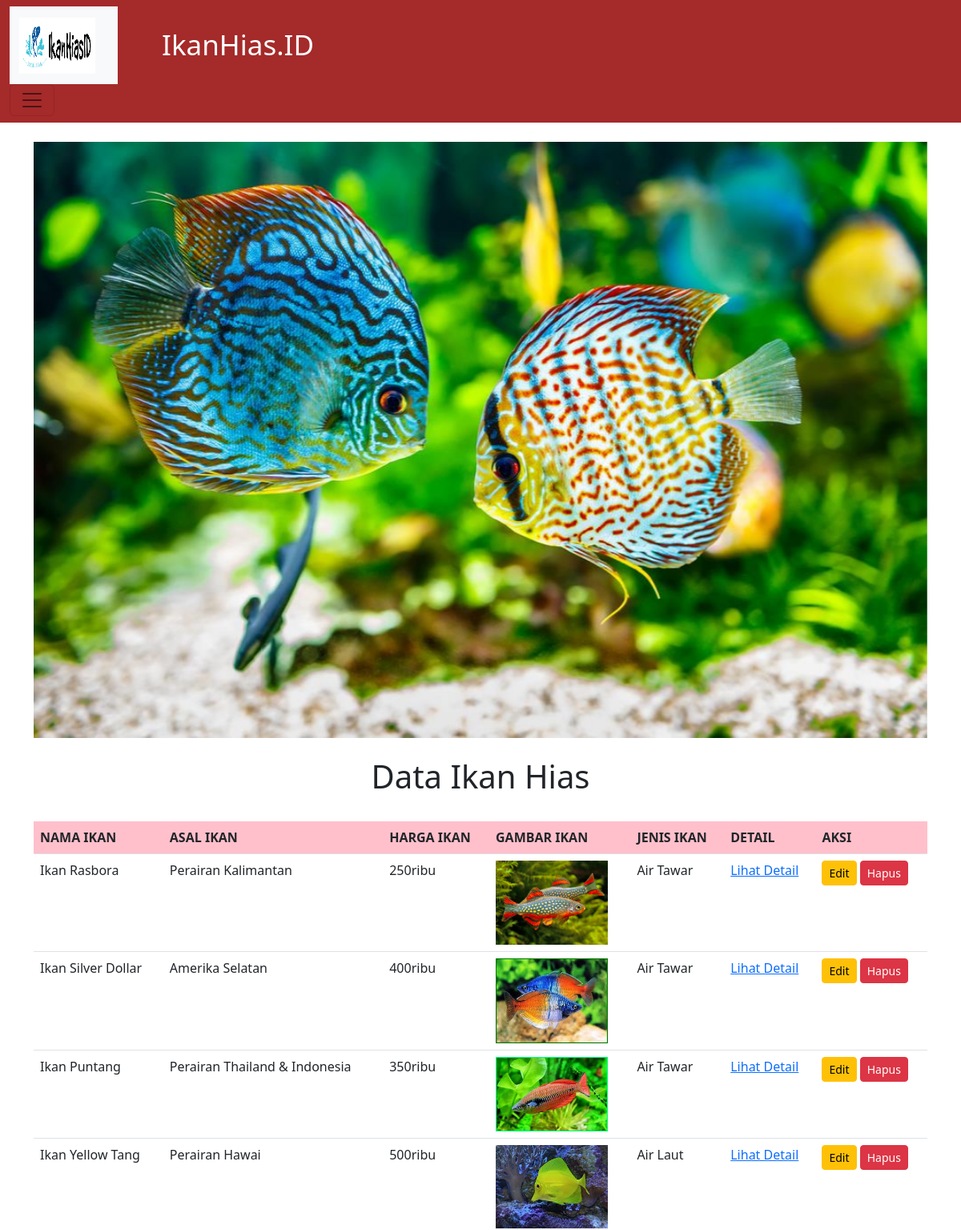
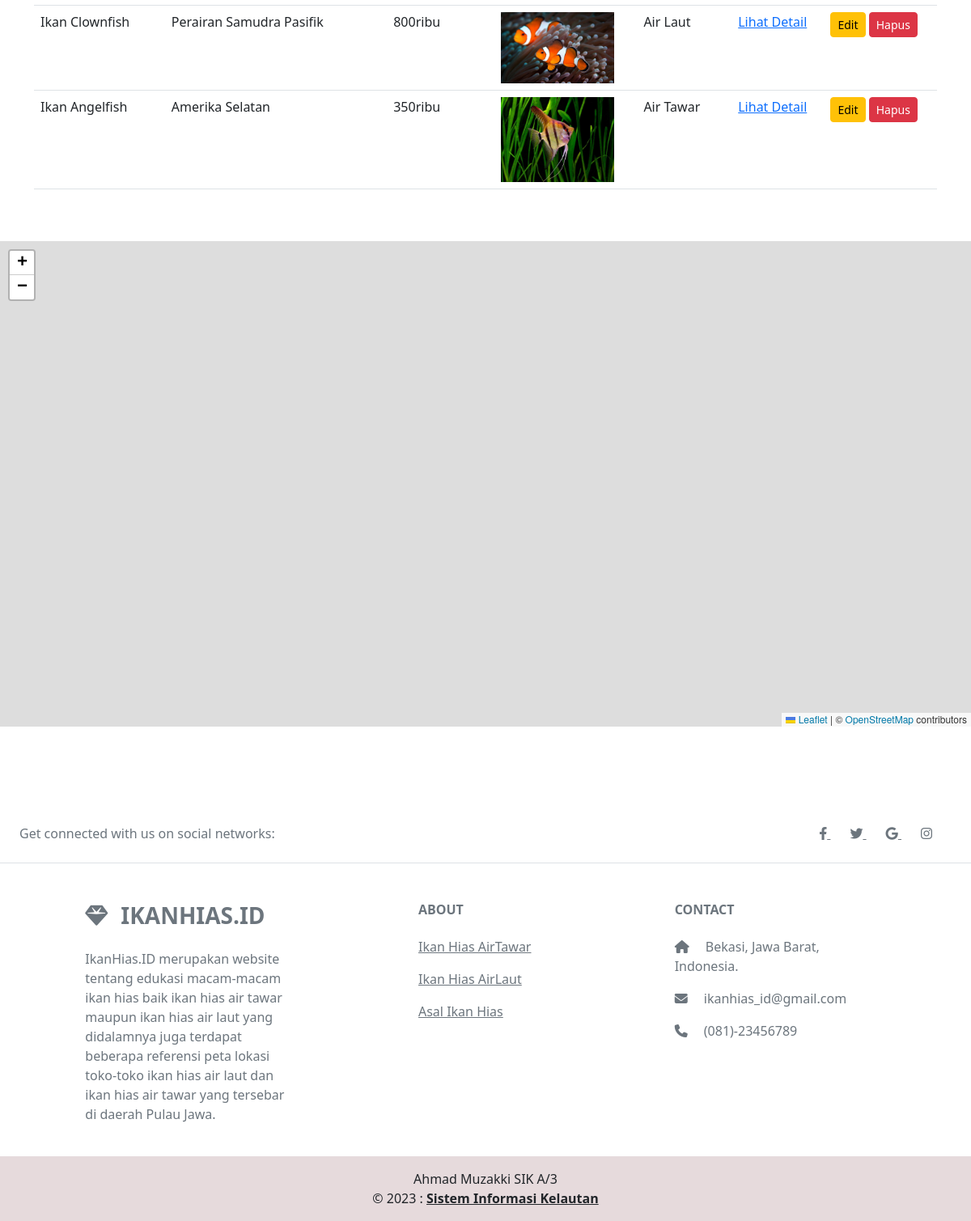
Screenshot of /halamandata/ (signed in) with the database file from the repository (2 pictures, top to bottom).
### ikanhias_app/models.py (models this page shows, shortened)
class ikan_hias(models.Model):
    nama_ikan = models.CharField(max_length=50)
    asal_ikan = models.CharField(max_length=40)
    harga = models.IntegerField(null=True)
    gambar = models.CharField(max_length=70, null=True)
    jenis_id = models.ForeignKey(jenis, on_delete=models.CASCADE, null=True)
    penjelasan = models.TextField(null=True)

class jenis(models.Model):
    nama = models.CharField(max_length=9)
    keterangan = models.TextField()
    def __str__(self):
        return self.nama

### ikanhias_app/views.py (the view)
# urls.py: path("halamandata/", halamandata, name='halamandata'),
@login_required(login_url=settings.LOGIN_URL)
def halamandata(request):
    fish = ikan_hias.objects.all()
    data = {
        'Title' : "Halaman Data Ikan Hias",
        'Heading' : "Data Ikan Hias",
        'fish' : fish,
    }
    return render(request, "halamandata.html", data)

### ikanhias_app/templates/halamandata.html
{% extends 'base.html' %}
{% load static %}
{% block content %}
   <center><h1>{{ Heading }}</h1> <br></center>
    <table class="table" >
        <thead style="background-color: pink;">
          <tr>
            <th scope="col">NAMA IKAN</th>
            <th scope="col">ASAL IKAN</th>
            <th scope="col">HARGA IKAN</th>
            <th scope="col">GAMBAR IKAN</th>
            <th scope="col">JENIS IKAN</th>
            <th scope="col">DETAIL</th>
            <th scope="col">AKSI</th>
          </tr>
        </thead>
        <tbody>
            {% for ikan_hias in fish %}
          <tr>
            <td>{{ikan_hias.nama_ikan}}</td>
            <td>{{ikan_hias.asal_ikan}}</td>
            <td>{{ikan_hias.harga}}ribu </td>
            <td><img src=" {% static ikan_hias.gambar %}" width="140" alt=""></td>
            <td>{{ikan_hias.jenis_id}}</td>
            <td><a href="{{ikan_hias.pk}}">Lihat Detail</a></td>
            <td>
              <a class="btn btn-sm btn-warning" href="/tambahikanhias/"{{ikan_hias.pk}}" role="button">Edit</a>
              <a class="btn btn-sm btn-danger" href=""  role="button" >Hapus</a>
            </td>
          </tr>
            {% endfor %}
        </tbody>
      </table>
      <br><br>
    </div>
    <div id="peta" style="weight: 100%; height: 600px;"></div><br><br><br>
{% endblock %}

### templates/base.html (shortened to what this page needs)
{% load static %}
<!doctype html>
<html lang="en">
  <head>
    <link href="https://cdn.jsdelivr.net/npm/bootstrap@5.2.2/dist/css/bootstrap.min.css" rel="stylesheet">
    <link rel="stylesheet" href="https://unpkg.com/leaflet@1.9.3/dist/leaflet.css"/>
    <link rel="stylesheet" type="text/css" href="https://cdnjs.cloudflare.com/ajax/libs/font-awesome/6.2.0/css/all.min.css">
  </head>
  <body>
    <nav class="navbar" style="background-color: brown;">
      <div class="container-fluid">
      <nav class="navbar bg-light">
        <div class="container-fluid">
          <a class="navbar-brand" href="#">
            <img src="{% static 'logoikan.png' %} " alt="Logo" width="95" height="70" class=" align-text-top">
          </a>
        </div>
      </nav>
        <a class="navbar-brand" href="/halamandata" style="color: white; padding-right: 780px; font-size: 35px;"> IkanHias.ID </a>
        <button class="navbar-toggler" type="button" data-bs-toggle="collapse" data-bs-target="#navbarSupportedContent" aria-controls="navbarSupportedContent" aria-expanded="false" aria-label="Toggle navigation">
          <span class="navbar-toggler-icon"></span>
        </button>
      </div>
    </nav>
    <br>
    <div class="container">
    <div id="carouselExampleSlidesOnly" class="carousel slide" data-bs-ride="carousel">
      <div class="carousel-inner">
        <div class="carousel-item active">
          <img src="{% static 'ikan.jpg' %}" class="d-block w-100" alt="...">
          </div>
        </div>
      </div><br>
    {% block content %}
    {% endblock %}
      <br>
<footer class="text-center text-lg-start bg-white text-muted">
  <section class="d-flex justify-content-center justify-content-lg-between p-4 border-bottom">
    <div class="me-5 d-none d-lg-block">
      <span>Get connected with us on social networks:</span>
    </div>
    <div>
      <a href="" class="me-4 link-secondary">
        <i class="fab fa-facebook-f"></i>
      </a>
      <a href="" class="me-4 link-secondary">
        <i class="fab fa-twitter"></i>
      </a>
      <a href="" class="me-4 link-secondary">
        <i class="fab fa-google"></i>
      </a>
      <a href="" class="me-4 link-secondary">
        <i class="fab fa-instagram"></i>
      </a>
    </div>
  </section>
  <section class="">
    <div class="container text-center text-md-start mt-5">
      <div class="row mt-3">
        <div class="col-md-3 col-lg-4 col-xl-3 mx-auto mb-4">
          <h3 class="text-uppercase fw-bold mb-4">
            <i class="fas fa-gem me-3 text-secondary"></i>IkanHias.ID
          </h3>
          <p>
            IkanHias.ID merupakan website tentang edukasi macam-macam ikan hias baik ikan hias air tawar maupun ikan hias air laut yang didalamnya juga terdapat beberapa referensi peta lokasi toko-toko ikan hias air laut dan ikan hias air tawar yang tersebar
            di daerah Pulau Jawa.
          </p>
        </div>
        <div class="col-md-2 col-lg-2 col-xl-2 mx-auto mb-4">
          <h6 class="text-uppercase fw-bold mb-4">
            About
          </h6>
          <p>
            <a href="/halamandata" class="text-reset">Ikan Hias AirTawar</a>
          </p>
          <p>
            <a href="/halamandata" class="text-reset">Ikan Hias AirLaut</a>
          </p>
          <p>
            <a href="/halamandata" class="text-reset">Asal Ikan Hias</a>
          </p>
        </div>
        <div class="col-md-4 col-lg-3 col-xl-3 mx-auto mb-md-0 mb-4">
          <h6 class="text-uppercase fw-bold mb-4">Contact</h6>
          <p><i class="fas fa-home me-3 text-secondary"></i> Bekasi, Jawa Barat, Indonesia.</p>
          <p>
            <i class="fas fa-envelope me-3 text-secondary"></i>
            ikanhias_id@gmail.com
          </p>
          <p><i class="fas fa-phone me-3 text-secondary"></i> (081)-23456789</p>
        </div>
      </div>
    </div>
  </section>
</footer>
      <div class="text-center text-dark p-3" style="background-color: rgb(230, 218, 220);">
        Ahmad Muzakki SIK A/3<br>
        © 2023 :
       <a class="text-reset fw-bold" href="">Sistem Informasi Kelautan</a>
      </div>
  </body>
</html>

### rows the page displays
ikan_hias: nama_ikan "Ikan Rasbora", asal_ikan "Perairan Kalimantan", harga "250", gambar (picture), jenis_id "Air Tawar"
ikan_hias: nama_ikan "Ikan Silver Dollar", asal_ikan "Amerika Selatan", harga "400", gambar (picture), jenis_id "Air Tawar"
ikan_hias: nama_ikan "Ikan Puntang", asal_ikan "Perairan Thailand & Indonesia", harga "350", gambar (picture), jenis_id "Air Tawar"
ikan_hias: nama_ikan "Ikan Yellow Tang", asal_ikan "Perairan Hawai", harga "500", gambar (picture), jenis_id "Air Laut"
ikan_hias: nama_ikan "Ikan Clownfish", asal_ikan "Perairan Samudra Pasifik", harga "800", gambar (picture), jenis_id "Air Laut"
ikan_hias: nama_ikan "Ikan Angelfish", asal_ikan "Amerika Selatan", harga "350", gambar (picture), jenis_id "Air Tawar"

### other values shown
{{ Heading }} "Data Ikan Hias"
